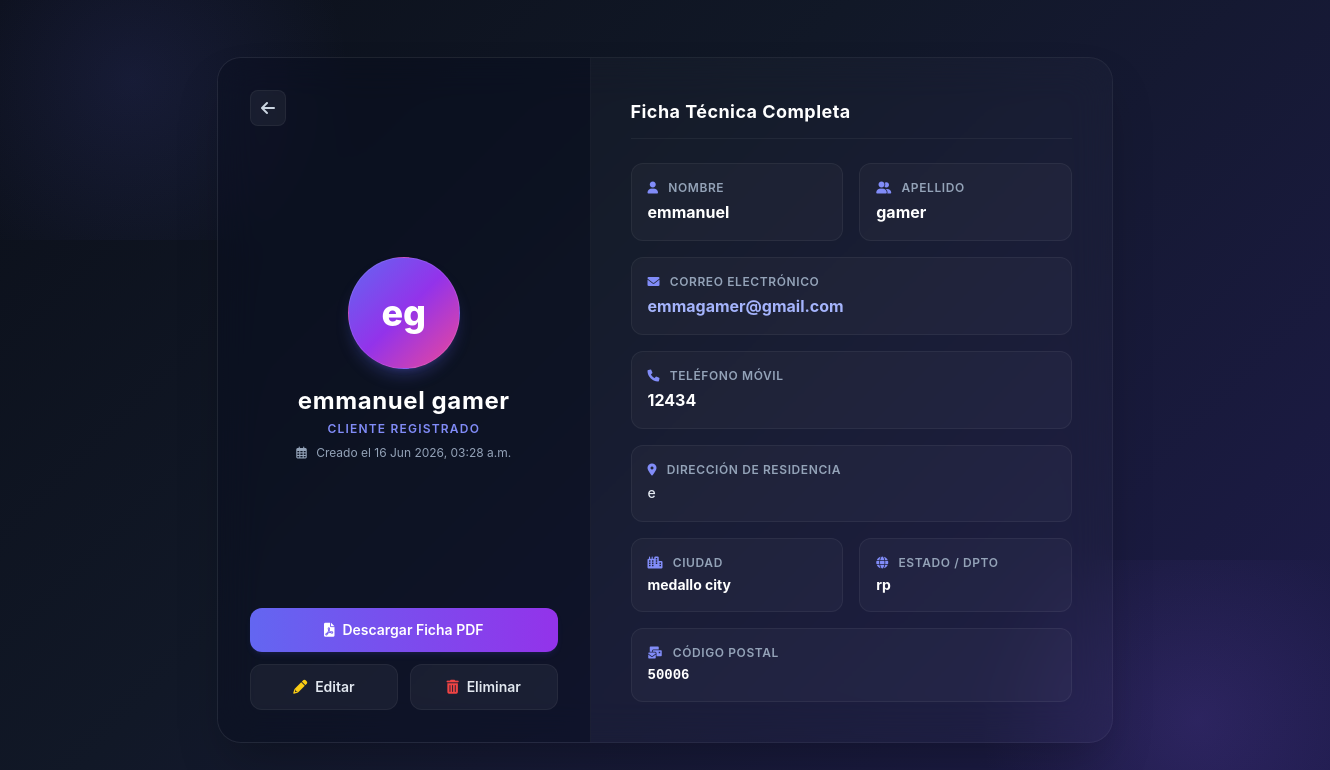
/view_record/1/ (signed in), run on the app's committed database.
### dcrm/website/models.py (models this page shows, shortened)
class Cliente(models.Model):
    letras_regex = RegexValidator(r'^[a-zA-ZáéíóúÁÉÍÓÚñÑ\s]+$', 'Solo se permiten letras y espacios en este campo.')
    telefono_regex = RegexValidator(r'^\+?[\d\s\-\(\)]+$', 'El número de teléfono contiene caracteres no válidos.')
    alfa_num_regex = RegexValidator(r'^[a-zA-Z0-9áéíóúÁÉÍÓÚñÑ\s\.,#-]+$', 'Contiene caracteres especiales no permitidos.')
    fecha_registro = models.DateTimeField(auto_now_add=True)
    nombre = models.CharField(max_length=100, validators=[letras_regex])
    apellido = models.CharField(max_length=100, validators=[letras_regex])
    correo = models.EmailField()
    telefono = models.CharField(max_length=20, validators=[telefono_regex])
    direccion = models.CharField(max_length=255, validators=[alfa_num_regex])
    ciudad = models.CharField(max_length=100, validators=[letras_regex])
    estado = models.CharField(max_length=100, validators=[letras_regex])
    codigo_postal = models.CharField(max_length=20, validators=[RegexValidator(r'^[\d\-a-zA-Z]+$', 'Formato de código postal no válido')])

### dcrm/website/views.py (the view)
# urls.py: path('view_record/<int:pk>/', views.view_record, name='view_record'),
@login_required(login_url='home')
@role_required('Usuario', 'admin')
def view_record(request, pk):
    cliente = get_object_or_404(Cliente, pk=pk)
    user_roles = set(request.user.roles.values_list('name', flat=True))
    is_admin = 'admin' in user_roles or request.user.is_superuser
    context = {
        'cliente': cliente,
        'is_admin': is_admin,
    }
    if is_htmx(request):
        return render(request, 'view_record_partial.html', context)
    return render(request, 'view_record.html', context)

### dcrm/website/views.py (called while the page is built)
def is_htmx(request):
    return request.headers.get('Hx-Request') == 'true'

### dcrm/website/templates/view_record.html (shortened to what this page needs)
{% load static %}
<!doctype html>
<html lang="es">
<head>
    <script src="{% static 'js/tailwindcss.js' %}"></script>
    <link href="{% static 'css/all.min.css' %}" rel="stylesheet">
</head>
<body class="py-12 px-4">
    <div class="glass-card w-full max-w-4xl rounded-3xl shadow-2xl overflow-hidden grid grid-cols-1 md:grid-cols-12 border border-white/5 relative z-10">
        <div class="md:col-span-5 bg-slate-950/40 p-8 flex flex-col justify-between items-center text-center border-r border-white/5">
            <div class="w-full flex justify-start">
                <a href="{% url 'dashboard' %}" class="h-9 w-9 rounded-lg bg-white/5 hover:bg-white/10 text-slate-300 hover:text-white transition flex items-center justify-center border border-white/5" title="Regresar al Dashboard">
                    <i class="fas fa-arrow-left"></i>
                </a>
            </div>
            <div class="my-6 flex flex-col items-center">
                <div class="h-28 w-28 rounded-full bg-gradient-to-br from-indigo-500 via-purple-600 to-pink-500 flex items-center justify-center text-white text-4xl font-extrabold shadow-lg shadow-indigo-500/25 border border-white/10 mb-4 animate-pulse">
                    {{ cliente.nombre|slice:":1" }}{{ cliente.apellido|slice:":1" }}
                </div>
                <h1 class="text-2xl font-bold text-white tracking-wide">{{ cliente.nombre }} {{ cliente.apellido }}</h1>
                <div class="text-xs text-indigo-400 font-semibold uppercase tracking-widest mt-1">Cliente Registrado</div>
                <div class="text-xs text-slate-400 mt-2"><i class="far fa-calendar-alt mr-1.5"></i> Creado el {{ cliente.fecha_registro|date:"d M Y, h:i a" }}</div>
            </div>
            <div class="w-full flex flex-col gap-3 mt-4">
                <a href="{% url 'download_pdf' cliente.id %}" class="w-full bg-gradient-to-r from-indigo-500 to-purple-600 text-white py-3 rounded-xl font-semibold text-sm flex items-center justify-center gap-2 hover:opacity-90 transition shadow-md shadow-indigo-500/10">
                    <i class="fas fa-file-pdf"></i> Descargar Ficha PDF
                </a>
                {% if is_admin %}
                <div class="grid grid-cols-2 gap-3">
                    <a href="{% url 'edit_record' cliente.id %}" class="bg-white/5 hover:bg-white/10 text-slate-200 hover:text-white py-3 rounded-xl font-semibold text-sm border border-white/5 flex items-center justify-center gap-2 transition">
                        <i class="fas fa-pencil-alt text-yellow-400"></i> Editar
                    </a>
                    <a href="{% url 'delete_record' cliente.id %}" class="bg-white/5 hover:bg-red-500/20 text-slate-200 hover:text-red-300 py-3 rounded-xl font-semibold text-sm border border-white/5 flex items-center justify-center gap-2 transition" onclick="return confirm('¿Seguro que deseas eliminar este registro?');">
                        <i class="fas fa-trash-alt text-red-500"></i> Eliminar
                    </a>
                </div>
                {% endif %}
            </div>
        </div>
        <div class="md:col-span-7 p-8 md:p-10 flex flex-col justify-center">
            <h2 class="text-lg font-bold text-white mb-6 border-b border-white/5 pb-3 tracking-wide">Ficha Técnica Completa</h2>
            <div class="grid grid-cols-1 sm:grid-cols-2 gap-4">
                <div class="glass-inner rounded-xl p-4">
                    <div class="text-xs text-slate-400 uppercase font-semibold tracking-wider mb-1"><i class="fas fa-user mr-1.5 text-indigo-400"></i> Nombre</div>
                    <div class="text-white font-bold text-base">{{ cliente.nombre }}</div>
                </div>
                <div class="glass-inner rounded-xl p-4">
                    <div class="text-xs text-slate-400 uppercase font-semibold tracking-wider mb-1"><i class="fas fa-user-friends mr-1.5 text-indigo-400"></i> Apellido</div>
                    <div class="text-white font-bold text-base">{{ cliente.apellido }}</div>
                </div>
                <div class="glass-inner rounded-xl p-4 sm:col-span-2">
                    <div class="text-xs text-slate-400 uppercase font-semibold tracking-wider mb-1"><i class="fas fa-envelope mr-1.5 text-indigo-400"></i> Correo Electrónico</div>
                    <a href="mailto:{{ cliente.correo }}" class="text-indigo-300 hover:text-indigo-200 font-bold text-base hover:underline block break-all">{{ cliente.correo }}</a>
                </div>
                <div class="glass-inner rounded-xl p-4 sm:col-span-2">
                    <div class="text-xs text-slate-400 uppercase font-semibold tracking-wider mb-1"><i class="fas fa-phone mr-1.5 text-indigo-400"></i> Teléfono Móvil</div>
                    <a href="tel:{{ cliente.telefono }}" class="text-white font-bold text-base hover:underline block">{{ cliente.telefono }}</a>
                </div>
                <div class="glass-inner rounded-xl p-4 sm:col-span-2">
                    <div class="text-xs text-slate-400 uppercase font-semibold tracking-wider mb-1"><i class="fas fa-map-marker-alt mr-1.5 text-indigo-400"></i> Dirección de Residencia</div>
                    <div class="text-slate-200 font-medium text-sm leading-relaxed">{{ cliente.direccion }}</div>
                </div>
                <div class="glass-inner rounded-xl p-4">
                    <div class="text-xs text-slate-400 uppercase font-semibold tracking-wider mb-1"><i class="fas fa-city mr-1.5 text-indigo-400"></i> Ciudad</div>
                    <div class="text-white font-bold text-sm">{{ cliente.ciudad }}</div>
                </div>
                <div class="glass-inner rounded-xl p-4">
                    <div class="text-xs text-slate-400 uppercase font-semibold tracking-wider mb-1"><i class="fas fa-globe mr-1.5 text-indigo-400"></i> Estado / Dpto</div>
                    <div class="text-white font-bold text-sm">{{ cliente.estado }}</div>
                </div>
                <div class="glass-inner rounded-xl p-4 sm:col-span-2">
                    <div class="text-xs text-slate-400 uppercase font-semibold tracking-wider mb-1"><i class="fas fa-mail-bulk mr-1.5 text-indigo-400"></i> Código Postal</div>
                    <div class="text-white font-mono font-bold text-sm">{{ cliente.codigo_postal }}</div>
                </div>
            </div>
        </div>
    </div>
</body>
</html>

### dcrm/website/templates/view_record.html (style rules this page uses)
body { background: linear-gradient(135deg, #0b0f19 0%, #111827 40%, #1e1b4b 100%); font-family: 'Inter', sans-serif; min-height: 100vh; color: #f3f4f6; position: relative; overflow-x: hidden; display: flex; align-items: center; justify-content: center; }
body::before { content: ''; position: absolute; top: -10%; left: -10%; width: 40%; height: 40%; background: radial-gradient(circle, rgba(99, 102, 241, 0.12) 0%, transparent 70%); pointer-events: none; }
body::after { content: ''; position: absolute; bottom: -10%; right: -10%; width: 40%; height: 40%; background: radial-gradient(circle, rgba(139, 92, 246, 0.15) 0%, transparent 70%); pointer-events: none; }
.glass-card { background: rgba(255, 255, 255, 0.02); border: 1px solid rgba(255, 255, 255, 0.08); backdrop-filter: blur(20px); -webkit-backdrop-filter: blur(20px); }
.glass-inner { background: rgba(255, 255, 255, 0.03); border: 1px solid rgba(255, 255, 255, 0.05); }

### data on the page
Cliente: nombre "e", apellido "g", nombre "emmanuel", apellido "gamer", fecha_registro "16 Jun 2026, 03:28 a.m.", correo "emmagamer@gmail.com", telefono "12434", direccion "e", ciudad "medallo city", estado "rp", codigo_postal "50006"
